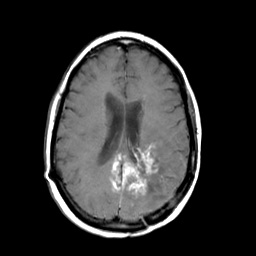
%> input picture MR_Gad.jpg, 256 x 256 px
$ octave main_for_two_images_gray.m   (GNU Octave 9; MATLAB toolbox functions it lacks are replaced by stand-ins)
%> lines starting %> are read from the running program, lines starting %| are printed output that depends on the picture
### rolling_guided filter/RollingGuidanceFilter.m
%
%   Rolling Guidance Filter
%
%   res = RollingGuidanceFilter(I,sigma_s,sigma_r,iteration) filters image
%   "I" by removing its small structures. The borderline between "small"
%   and "large" is determined by the parameter sigma_s. The sigma_r is
%   fixed to 0.1. The filter is an iteration process. "iteration" is used
%   to control the number of iterations.
%
%   Paras:
%   @I         : input image, DOUBLE image, any # of channels
%   @sigma_s   : spatial sigma (default 3.0). Controlling the spatial
%                weight of bilateral filter and also the filtering scale of
%                rolling guidance filter.
%   @sigma_r   : range sigma (default 0.1). Controlling the range weight of
%                bilateral filter.
%   @iteration : the iteration number of rolling guidance (default 4).
%
%
%   Example
%   ==========
%   I = im2double(imread('image.png'));
%   res = RollingGuidanceFilter(I,3,0.05,4);
%   figure, imshow(res);
%
%
%   Note
%   ==========
%   This implementation filters multi-channel/color image by separating its
%   channels, so the result of this implementation will be different with
%   that in the corresponding paper. To generate the results in the paper,
%   please refer to our executable file or C++ implementation on our
%   website.
%
%   ==========
%   The Code is created based on the method described in the following paper:
%   [1] "Rolling Guidance Filter", Qi Zhang, Li Xu, Jiaya Jia, European
%        Conference on Computer Vision (ECCV), 2014
%
%   The code and the algorithm are for non-comercial use only.
%
%
%   Author: Qi Zhang (zhangqi@cse.cuhk.edu.hk)
%   Date  : 08/14/2014
%   Version : 1.0
%   Copyright 2014, The Chinese University of Hong Kong.
%

function res = RollingGuidanceFilter(I,sigma_s,sigma_r,iteration)

if ~exist('iteration','var')
    iteration = 4;
end

if ~exist('sigma_s','var')
    sigma_s = 3;
end

if ~exist('sigma_r','var')
    sigma_r = 0.1;
end

res = I.*0;

for i=1:iteration
    disp(['RGF iteration ' num2str(i) '...']);
    for c=1:size(I,3)
        G = res(:,:,c);
        res(:,:,c) = bilateralFilter(I(:,:,c),G,min(G(:)),max(G(:)),sigma_s,sigma_r);
    end
end

end

### functions/sparse_fusion3.m

function F=sparse_fusion3(A,B,D,overlap,epsilon)
%    SR
%    Input:
%    A - input image A
%    B - input image B
%    D  - Dictionary for sparse representation
%    overlap - the overlapped pixels between two neighbor patches
%    epsilon - sparse reconstuction error
%    Output:
%    F  - fused image

% normalize the dictionary
norm_D = sqrt(sum(D.^2, 1));
D = D./repmat(norm_D, size(D, 1), 1);

patch_size = sqrt(size(D, 1));

[h,w]=size(A);
F=zeros(h,w);
cntMat=zeros(h,w);

gridx = 1:patch_size - overlap : w-patch_size+1;
gridy = 1:patch_size - overlap : h-patch_size+1;

%cnt=0;
G=D'*D;
for ii = 1:length(gridx)
    for jj = 1:length(gridy)
        %cnt = cnt+1;
        xx = gridx(ii);
        yy = gridy(jj);

        patch_1 = A(yy:yy+patch_size-1, xx:xx+patch_size-1);
        patch1 = patch_1(:);
        patch_2 = B(yy:yy+patch_size-1, xx:xx+patch_size-1);
        patch2 = patch_2(:);
        w1=omp2(D,patch1,G,epsilon);
        w2=omp2(D,patch2,G,epsilon);
        w=w1;

         if sum(abs(w1))<sum(abs(w2))
            w=w2;
        end

        patch_f=D*w;
        Patch_f = reshape(patch_f, [patch_size, patch_size]);

        F(yy:yy+patch_size-1, xx:xx+patch_size-1) = F(yy:yy+patch_size-1, xx:xx+patch_size-1) + Patch_f;
        cntMat(yy:yy+patch_size-1, xx:xx+patch_size-1) = cntMat(yy:yy+patch_size-1, xx:xx+patch_size-1) + 1;

    end
    %cnt
end

idx = (cntMat < 1);
F(idx) = (A(idx)+B(idx))./2;
cntMat(idx) = 1;

F = F./cntMat;

### main_for_two_images_gray.m
close all;
clear all;
clc;
addpath Source_images
addpath my_dics
D=cell2mat(struct2cell(load('my_dics\D_512.mat')));  %


A=imread('MR_Gad.jpg');
%> A is the input picture: size 256x256x3 uint8; min 0, max 255, mean 46.1
G=imread('MR_T2.jpg');
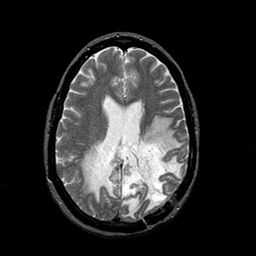
%> input picture MR_T2.jpg, 256 x 256 px
%> G is the input picture: size 256x256x3 uint8; min 0, max 255, mean 43


%figure,imshow(A,'border','tight');
%figure,imshow(G,'border','tight');
%figure,imshow(B1,'border','tight');

if size(A,3)>1
    A=rgb2gray(A);
%> A: size 256x256 uint8
end

if size(G,3)>1
    G=rgb2gray(G);
%> G: size 256x256 uint8
end

A = im2double(A);
%> A: size 256x256 double
G = im2double(G);
%> G: size 256x256 double
tic

%% Decomposition
A=im2double(A);
G=im2double(G);

iteration=3;

structure1  = RollingGuidanceFilter(A,3,0.05,iteration);
%> in RollingGuidanceFilter, `res = I.*0;`: res: size 256x256 double; every value is 0
%> after the loop in RollingGuidanceFilter, `for i=1:iteration`:
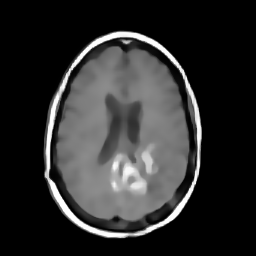
%> res: size 256x256 double; min 0, max 1, mean 0.181; mean of the top-left, top-right, bottom-left and bottom-right quarters 0.161, 0.139, 0.234, 0.191
% figure,imshow(structure1,'border','tight');
texture1=A-structure1;
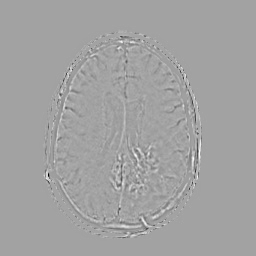
%> texture1: size 256x256 double; min -0.603, max 0.344, mean -7.57e-05; drawn with min black and max white
% figure,imshow(texture1,[-0.5,0.5],'border','tight');


structure2  = RollingGuidanceFilter(G,3,0.05,iteration);
%> call 2 of RollingGuidanceFilter, with sigma_s = 3, sigma_r = 0.05, iteration = 3
%> after the loop in RollingGuidanceFilter (call 2), `for i=1:iteration`:
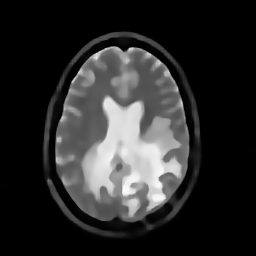
%> res: size 256x256 double; min 0, max 0.983, mean 0.169

% figure,imshow(structure1,[-0.5,0.5],'border','tight');

texture1=A-structure1;
texture2=G-structure2;
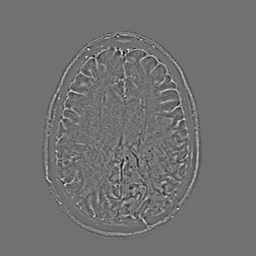
%> texture2: size 256x256 double; min -0.386, max 0.478, mean 5.73e-05; drawn with min black and max white

% figure,imshow(texture1,[-0.5,0.5],'border','tight')
% figure,imshow(texture2,[-0.5,0.5],'border','tight');

%% Fusion rules
%% Sparse fusion

overlap=6;
epsilon=0.01;
fuse_high=sparse_fusion3(texture1,texture2,D,overlap,epsilon);
%> the run ends on the next line
